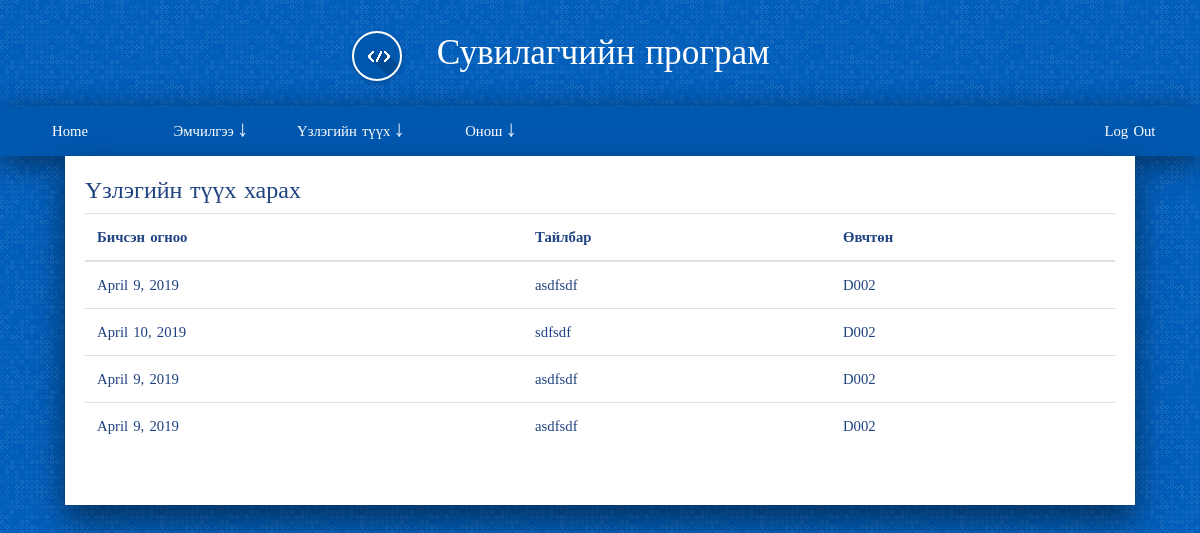
The page /drug/history_list/ (signed in) on the database its author committed.
### drug/models.py (models this page shows, shortened)
class History(models.Model):
    costumer = models.ForeignKey(User, on_delete=models.SET_NULL, null=True, blank=True)
    date = models.DateField(default=timezone.now)
    disc = models.CharField(max_length=200, null=True, blank=True)

### drug/views.py (the view)
def history_list(request, template_name='drug/history_list.html'):
    history = History.objects.all()
    data = {}
    data['history'] = history
    return render(request, template_name, data)

### account/models.py (called while the page is built)
    def __str__(self):
        return "{}".format(self.username)

### drug/templates/drug/history_list.html
{% extends 'base.html' %}
{% load staticfiles %}
{% block content %}
<h4>Үзлэгийн түүх харах</h4>
<table class="table">
<thead>
    <tr>
      <th> Бичсэн огноо</th>
      <th> Тайлбар </th>
      <th> Өвчтөн </th>
    </tr>
</thead>
  <tbody>
      {% for drug in history %}
      <tr>
        <td>{{ drug.date }}</td>
        <td>{{ drug.disc }}</td>
        <td>{{ drug.costumer }}</td>
      </tr>
      {% endfor %}
  </tbody>
</table>
{% endblock %}

### static/css/style.css (style rules this page uses)
body { background-color: #e9e9e9; }

### static/css/basic.css (style rules this page uses)
body { font-family: "Fira Sans Condensed"; font-weight: 400; font-size: 0.92em; color: #1f4280; background-color: #005dba; line-height: 1.5em; word-spacing: 0.1em; margin: 0; }

### rows shown on the page
History: date "April 9, 2019", disc "asdfsdf", costumer "D002"
History: date "April 10, 2019", disc "sdfsdf", costumer "D002"
History: date "April 9, 2019", disc "asdfsdf", costumer "D002"
History: date "April 9, 2019", disc "asdfsdf", costumer "D002"
